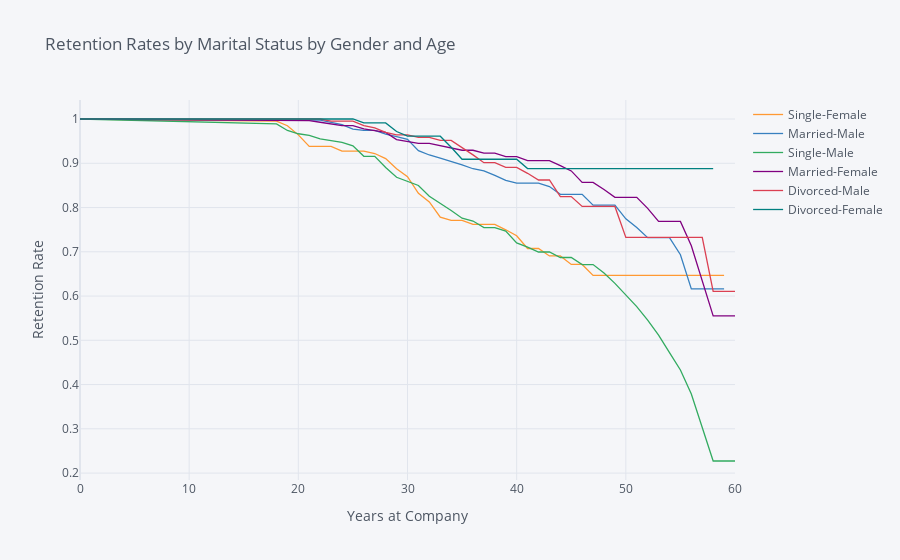

Notebook source saved alongside this figure:
### Markdown cell above
## 6. Now that we have looked at the retention rates by gender and marital status individually, let's look at them together. 

Create a new field in the data set that concatenates marital status and gender, and then generate and plot a survival curve that shows the retention by this new field over the age of the employee.

### Code cell
data['StatusByGender'] = data['MaritalStatus'] + '-' + data['Gender']
seis =  survival(data, 'StatusByGender', 'Age', 'Attrition')
seis.iplot(kind='line', xTitle='Years at Company', yTitle='Retention Rate',
            title='Retention Rates by Status by Gender and Age')

### Figure 1 — Plotly figure (JSON) as saved in the notebook; plotly's stock layout.template omitted (floating-point values rounded to 4 significant figures)
{"data": [{"line": {"color": "rgba(255, 153, 51, 1.0)", "dash": "solid", "shape": "linear", "width": 1.3}, "mode": "lines", "name": "Single-Female", "text": "", "type": "scatter", "x": [0, 18, 19, 20, 21, 22, 23, 24, 25, 26, 27, 28, 29, 30, 31, 32, 33, 34, 35, 36, 37, 38, 39, 40, 41, 42, 43, 44, 45, 46, 47, 48, 49, 50, 51, 52, 53, 54, 55, 56, 57, 58, 59, 60], "y": [1, 0.995, 0.9848, 0.9641, 0.9381, 0.9381, 0.9381, 0.9275, 0.9275, 0.9275, 0.922, 0.9106, 0.8874, 0.8697, 0.8322, 0.8125, 0.7781, 0.7709, 0.7709, 0.7619, 0.7619, 0.7619, 0.7497, 0.7363, 0.7074, 0.7074, 0.6906, 0.6906, 0.6714, 0.6714, 0.6465, 0.6465, 0.6465, 0.6465, 0.6465, 0.6465, 0.6465, 0.6465, 0.6465, 0.6465, 0.6465, 0.6465, 0.6465, ""]}, {"line": {"color": "rgba(55, 128, 191, 1.0)", "dash": "solid", "shape": "linear", "width": 1.3}, "mode": "lines", "name": "Married-Male", "text": "", "type": "scatter", "x": [0, 18, 19, 20, 21, 22, 23, 24, 25, 26, 27, 28, 29, 30, 31, 32, 33, 34, 35, 36, 37, 38, 39, 40, 41, 42, 43, 44, 45, 46, 47, 48, 49, 50, 51, 52, 53, 54, 55, 56, 57, 58, 59, 60], "y": [1, 0.9988, 0.9988, 0.9988, 0.9988, 0.9975, 0.9925, 0.9874, 0.977, 0.9743, 0.9743, 0.9659, 0.96, 0.954, 0.9286, 0.9187, 0.9116, 0.9043, 0.8964, 0.8876, 0.8828, 0.8726, 0.8614, 0.8553, 0.8553, 0.8553, 0.8473, 0.8299, 0.8299, 0.8299, 0.8055, 0.8055, 0.8055, 0.7745, 0.7546, 0.7318, 0.7318, 0.7318, 0.6932, 0.6162, 0.6162, 0.6162, 0.6162, ""]}, {"line": {"color": "rgba(50, 171, 96, 1.0)", "dash": "solid", "shape": "linear", "width": 1.3}, "mode": "lines", "name": "Single-Male", "text": "", "type": "scatter", "visible": true, "x": [0, 18, 19, 20, 21, 22, 23, 24, 25, 26, 27, 28, 29, 30, 31, 32, 33, 34, 35, 36, 37, 38, 39, 40, 41, 42, 43, 44, 45, 46, 47, 48, 49, 50, 51, 52, 53, 54, 55, 56, 57, 58, 59, 60], "y": [1, 0.9889, 0.9741, 0.9667, 0.9629, 0.9552, 0.9513, 0.9474, 0.9395, 0.9156, 0.9156, 0.8903, 0.8684, 0.8592, 0.8497, 0.8254, 0.8099, 0.7935, 0.776, 0.7694, 0.7548, 0.7548, 0.7466, 0.7199, 0.7103, 0.6995, 0.6995, 0.6871, 0.6871, 0.6711, 0.6711, 0.6519, 0.6286, 0.6035, 0.576, 0.5457, 0.5116, 0.4723, 0.4329, 0.3788, 0.303, 0.2273, 0.2273, 0.2273]}, {"line": {"color": "rgba(128, 0, 128, 1.0)", "dash": "solid", "shape": "linear", "width": 1.3}, "mode": "lines", "name": "Married-Female", "text": "", "type": "scatter", "x": [0, 18, 19, 20, 21, 22, 23, 24, 25, 26, 27, 28, 29, 30, 31, 32, 33, 34, 35, 36, 37, 38, 39, 40, 41, 42, 43, 44, 45, 46, 47, 48, 49, 50, 51, 52, 53, 54, 55, 56, 57, 58, 59, 60], "y": [1, 0.9963, 0.9963, 0.9963, 0.9963, 0.9926, 0.9889, 0.9852, 0.9852, 0.9777, 0.9738, 0.9698, 0.9535, 0.9493, 0.9449, 0.9449, 0.94, 0.9349, 0.9294, 0.9294, 0.9228, 0.9228, 0.9151, 0.9151, 0.9058, 0.9058, 0.9058, 0.8946, 0.8827, 0.8568, 0.8568, 0.8406, 0.8231, 0.8231, 0.8231, 0.7981, 0.7686, 0.7686, 0.7686, 0.7137, 0.6344, 0.5551, 0.5551, 0.5551]}, {"line": {"color": "rgba(219, 64, 82, 1.0)", "dash": "solid", "shape": "linear", "width": 1.3}, "mode": "lines", "name": "Divorced-Male", "text": "", "type": "scatter", "x": [0, 18, 19, 20, 21, 22, 23, 24, 25, 26, 27, 28, 29, 30, 31, 32, 33, 34, 35, 36, 37, 38, 39, 40, 41, 42, 43, 44, 45, 46, 47, 48, 49, 50, 51, 52, 53, 54, 55, 56, 57, 58, 59, 60], "y": [1, 1, 1, 1, 1, 1, 0.9952, 0.9952, 0.9952, 0.9852, 0.9802, 0.9697, 0.9643, 0.9643, 0.9583, 0.9583, 0.9515, 0.9515, 0.9357, 0.919, 0.9013, 0.9013, 0.8906, 0.8906, 0.8773, 0.8621, 0.8621, 0.8247, 0.8247, 0.8024, 0.8024, 0.8024, 0.8024, 0.7326, 0.7326, 0.7326, 0.7326, 0.7326, 0.7326, 0.7326, 0.7326, 0.6105, 0.6105, 0.6105]}, {"line": {"color": "rgba(0, 128, 128, 1.0)", "dash": "solid", "shape": "linear", "width": 1.3}, "mode": "lines", "name": "Divorced-Female", "text": "", "type": "scatter", "visible": true, "x": [0, 18, 19, 20, 21, 22, 23, 24, 25, 26, 27, 28, 29, 30, 31, 32, 33, 34, 35, 36, 37, 38, 39, 40, 41, 42, 43, 44, 45, 46, 47, 48, 49, 50, 51, 52, 53, 54, 55, 56, 57, 58, 59, 60], "y": [1, 1, 1, 1, 1, 1, 1, 1, 1, 0.9912, 0.9912, 0.9912, 0.9717, 0.9612, 0.9612, 0.9612, 0.9612, 0.9362, 0.9091, 0.9091, 0.9091, 0.9091, 0.9091, 0.9091, 0.8879, 0.8879, 0.8879, 0.8879, 0.8879, 0.8879, 0.8879, 0.8879, 0.8879, 0.8879, 0.8879, 0.8879, 0.8879, 0.8879, 0.8879, 0.8879, 0.8879, 0.8879, "", ""]}], "layout": {"autosize": true, "legend": {"bgcolor": "#F5F6F9", "font": {"color": "#4D5663"}}, "paper_bgcolor": "#F5F6F9", "plot_bgcolor": "#F5F6F9", "title": {"font": {"color": "#4D5663"}, "text": "Retention Rates by Marital Status by Gender and Age"}, "xaxis": {"autorange": true, "gridcolor": "#E1E5ED", "range": [0, 60], "showgrid": true, "tickfont": {"color": "#4D5663"}, "title": {"font": {"color": "#4D5663"}, "text": "Years at Company"}, "type": "linear", "zerolinecolor": "#E1E5ED"}, "yaxis": {"autorange": true, "gridcolor": "#E1E5ED", "range": [0.1843, 1.043], "showgrid": true, "tickfont": {"color": "#4D5663"}, "title": {"font": {"color": "#4D5663"}, "text": "Retention Rate"}, "type": "linear", "zerolinecolor": "#E1E5ED"}}}
